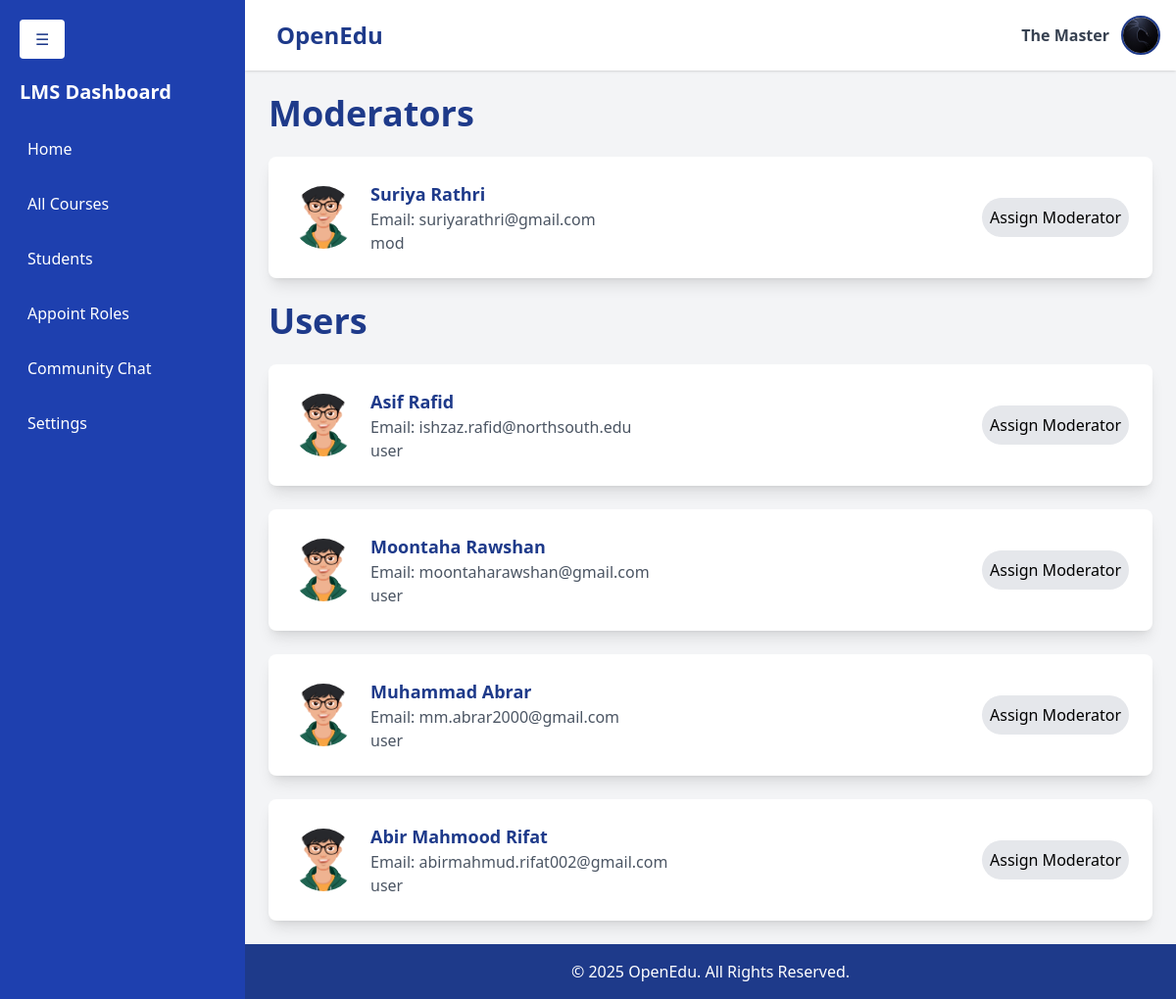
/appoint (signed in), run on the app's committed database.
### accounts/models.py (models this page shows, shortened)
class User(AbstractUser):
    contact = models.CharField(max_length=15, blank=True, null=True)
    profilepicture = models.ImageField(upload_to='images/profilepictures', blank=True, null=True,default='images/profilepictures/rafid1.jpg')
    role=models.TextField(default='user')
    course=models.IntegerField(default=-1)
    department=models.IntegerField(default=-1)
    groups = models.ManyToManyField(
        'auth.Group',
        related_name='custom_user_set',
        blank=True
    )
    user_permissions = models.ManyToManyField(
        'auth.Permission',
        related_name='custom_user_permissions_set',
        blank=True
    )

### home/views.py (the view)
# urls.py: path('appoint', appoint, name='appoint'),]
@login_required
def appoint(request):
    if (request.user.role!='admin' and request.user.role!='master'):
        return redirect('/errors/unauthorizedaccess')
    admins=User.objects.filter(role='admin')
    moderators=User.objects.filter(role='mod')
    rusers=User.objects.filter(role='user')
    isMaster=(request.user.role=='master')
    context={'name':request.user.username,'rusers':rusers,'admins':admins,'moderators':moderators,'isMaster':isMaster}
    return render(request,"pages/appoint.html",context)

### home/templates/pages/appoint.html (shortened to what this page needs)
{% extends 'dashboard.html' %} {% block content %} {% load static %}
<div class="p-6 flex-grow">
  <div class="space-y-6">
     {% if moderators %}
    <h1 class="text-4xl font-bold text-blue-900 mb-4">Moderators</h1>
    {% for user in moderators %}
    <div
      class="flex items-center bg-white p-6 rounded-lg shadow-lg hover:shadow-xl transition duration-300 transform hover:scale-105 relative"
    >
      <div class="w-16 h-16 mr-4">
        <img
          src="{{ user.profilepicture.url }}"
          class="w-full h-full rounded-full object-cover"
        />
      </div>
      <div class="flex-grow">
        <h3 class="text-lg font-semibold text-blue-900">
          {{ user.first_name }} {{ user.last_name }}
        </h3>
        <p class="text-gray-600">Email: {{ user.email }}</p>
        <p class="text-gray-600">{{ user.role }}</p>
      </div>
      <button
        onclick="showAppointModal('moderator', '{{ user.id }}')"
        class="bg-gray-200 hover:bg-gray-300 p-2 rounded-full focus:outline-none"
      >
        Assign Moderator
      </button>
    </div>
    {% endfor %} {% endif %} {% if rusers %}
    <h1 class="text-4xl font-bold text-blue-900 mb-4">Users</h1>
    {% for user in rusers %}
    <div
      class="flex items-center bg-white p-6 rounded-lg shadow-lg hover:shadow-xl transition duration-300 transform hover:scale-105 relative"
    >
      <div class="w-16 h-16 mr-4">
        <img
          src="{{ user.profilepicture.url }}"
          class="w-full h-full rounded-full object-cover"
        />
      </div>
      <div class="flex-grow">
        <h3 class="text-lg font-semibold text-blue-900">
          {{ user.first_name }} {{ user.last_name }}
        </h3>
        <p class="text-gray-600">Email: {{ user.email }}</p>
        <p class="text-gray-600">{{ user.role }}</p>
      </div>
      <button
        onclick="showAppointModal('moderator', '{{ user.id }}')"
        class="bg-gray-200 hover:bg-gray-300 p-2 rounded-full focus:outline-none"
      >
        Assign Moderator
      </button>
    </div>
    {% endfor %} {% endif %}
  </div>
</div>
{% endblock %}

### home/templates/inc/header.html (shortened to what this page needs)
<header class="bg-white shadow p-4 flex justify-between items-center relative">
  <div class="flex items-center space-x-4">
    <h1 class="text-2xl font-bold text-blue-900">OpenEdu</h1>
  </div>
  <div class="flex items-center space-x-3 relative">
    <span class="text-gray-700 font-semibold">
      {{ request.user.first_name }} {{ request.user.last_name }}
    </span>
    <a
      href="javascript:void(0);"
      onclick="toggleDropdownProfile()"
      class="w-10 h-10"
    >
      <img
        src="{{ request.user.profilepicture.url }}"
        alt="Profile"
        class="w-10 h-10 rounded-full border-2 border-blue-900"
      />
    </a>
  </div>
</header>

### data on the page
User: user.first_name "The", user.last_name "Master", user.profilepicture (picture)
User: profilepicture (picture), first_name "Suriya", last_name "Rathri", email "suriyarathri@gmail.com", role "mod"
User: profilepicture (picture), first_name "Asif", last_name "Rafid", email "ishzaz.rafid@northsouth.edu", role "user"
User: profilepicture (picture), first_name "Moontaha", last_name "Rawshan", email "moontaharawshan@gmail.com", role "user"
User: profilepicture (picture), first_name "Muhammad", last_name "Abrar", email "mm.abrar2000@gmail.com", role "user"
User: profilepicture (picture), first_name "Abir Mahmood", last_name "Rifat", email "abirmahmud.rifat002@gmail.com", role "user"
